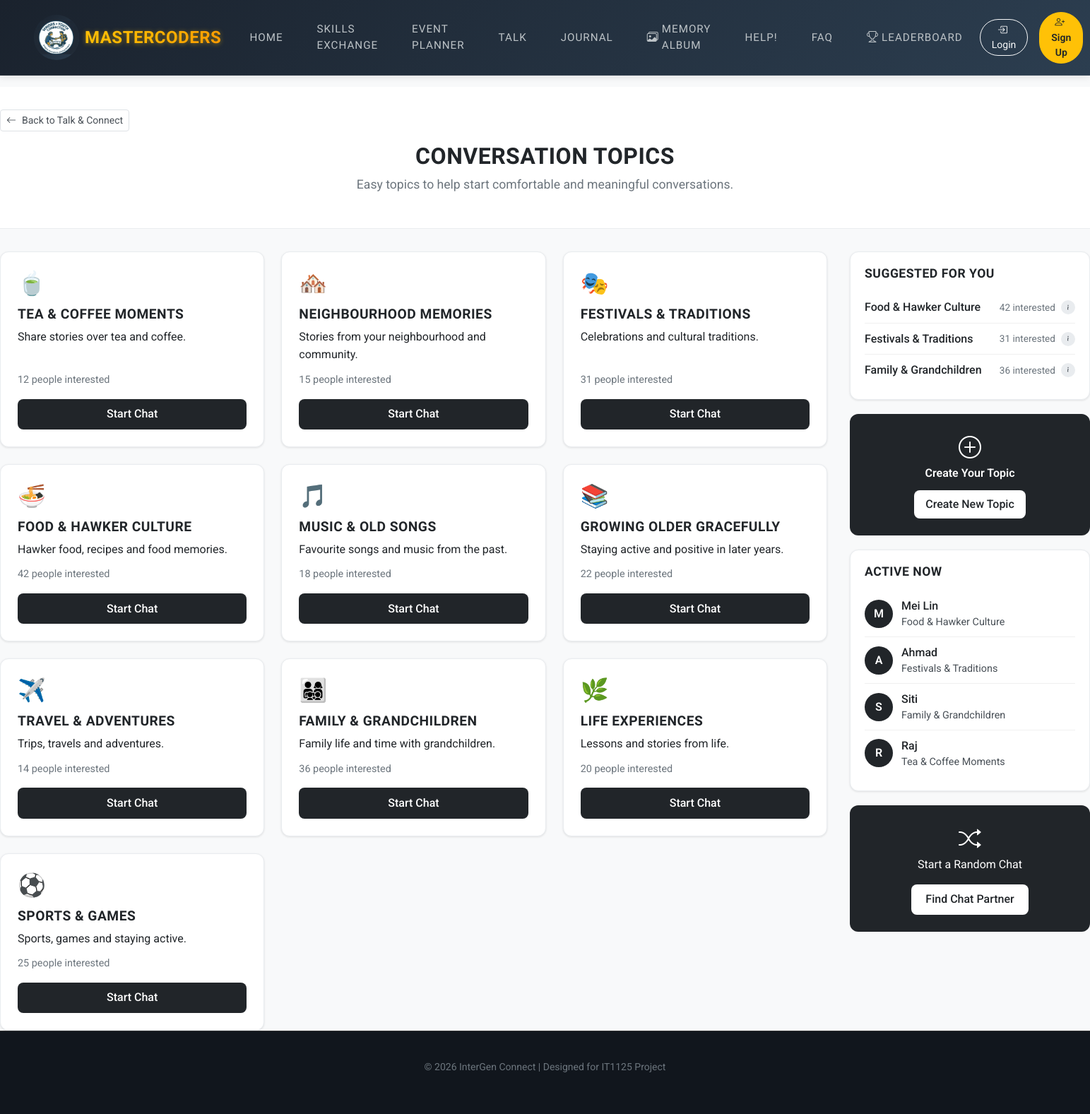
/conversations, run on the app's committed database.
### tables this page shows
CREATE TABLE topics (
            id INTEGER PRIMARY KEY,
            title TEXT,
            description TEXT,
            category TEXT
        );

### app.py (the view)
@app.route('/conversations')
def conversations():
    conn = sqlite3.connect(os.path.join(basedir, "project.db"))
    cursor = conn.cursor()
    cursor.execute("SELECT id, title, description, category FROM topics ORDER BY id ASC")
    rows = cursor.fetchall()
    conn.close()
    topics = []
    for row in rows:
        tid = row[0]
        is_seeded = tid in SEEDED_TOPIC_IDS
        if is_seeded:
            icon = TOPICS.get(tid, {}).get("icon") or DEFAULT_CONVERSATION_ICON
            interest_count = SEEDED_INTEREST.get(tid, 10)
        else:
            icon = DEFAULT_CONVERSATION_ICON
            interest_count = topic_interest.get(tid, 1)
        topics.append({
            "id": tid,
            "title": row[1] or "",
            "description": row[2] or "",
            "category": row[3] or "",
            "icon": icon,
            "interest_count": interest_count,
            "is_user_created": not is_seeded,
        })
    return render_template("conversations.html", topics=topics)

### app.py (called while the page is built)
def get_logged_in_user():
    if 'user_id' in session:
        user = User.query.get(session['user_id'])
        if user is None:
            session.clear()
            return None
        return user
    return None

@app.context_processor
def inject_auth():
    user = get_logged_in_user()
    profile = get_logged_in_profile() if user else None
    notification_count = get_unread_notification_count(user.id) if user else 0
    current_name_style = (profile.name_style or 'default') if profile else 'default'
    return dict(
        current_user=user, current_profile=profile, notification_count=notification_count,
        current_name_style=current_name_style, get_name_style=get_name_style_for_user
    )

### templates/conversations.html (shortened to what this page needs)
{% extends "base.html" %}
{% block content %}
<link rel="stylesheet" href="https://cdn.jsdelivr.net/npm/bootstrap-icons@1.11.0/font/bootstrap-icons.css">
<div class="page-header">
    <div class="d-flex justify-content-between align-items-center mb-3">
        <a href="{{ url_for('talk') }}" class="btn btn-outline-secondary btn-sm">
            <i class="bi bi-arrow-left me-2"></i>Back to Talk & Connect
        </a>
    </div>
    <h1 class="page-title">Conversation Topics</h1>
    <p class="page-subtitle">Easy topics to help start comfortable and meaningful conversations.</p>
</div>
<div class="main-layout">
    <div class="topic-grid">
        {% for topic in topics %}
        <div class="topic-card">
            <span class="topic-icon">{{ topic.icon }}</span>
            <h3 class="topic-card-title">{{ topic.title }}</h3>
            <p class="topic-card-desc">{{ topic.description }}</p>
            <p class="topic-interested">{% if topic.interest_count == 1 %}1 person interested{% else %}{{ topic.interest_count }} people interested{% endif %}</p>
            {% if topic.is_user_created %}
            <span class="btn-start-chat disabled" aria-disabled="true">Start Chat</span>
            <p class="start-chat-helper">Chat will open when another participant joins this topic.</p>
            {% else %}
            <a href="{{ url_for('chat') }}?topic={{ topic.title | urlencode }}" class="btn-start-chat">Start Chat</a>
            {% endif %}
        </div>
        {% endfor %}
    </div>
    <aside class="sidebar">
        <div class="sidebar-box">
            <h3 class="sidebar-box-title">Suggested For You</h3>
            <div class="suggested-row">
                <span class="suggested-name">Food & Hawker Culture</span>
                <span class="suggested-count">42 interested</span>
                <span class="info-circle" data-bs-toggle="tooltip" title="" id="info-suggested" aria-label="Info"><i class="bi bi-info"></i></span>
            </div>
            <div class="suggested-row">
                <span class="suggested-name">Festivals & Traditions</span>
                <span class="suggested-count">31 interested</span>
                <span class="info-circle" aria-label="Info"><i class="bi bi-info"></i></span>
            </div>
            <div class="suggested-row">
                <span class="suggested-name">Family & Grandchildren</span>
                <span class="suggested-count">36 interested</span>
                <span class="info-circle" aria-label="Info"><i class="bi bi-info"></i></span>
            </div>
        </div>
        <div class="create-topic-card">
            <i class="bi bi-plus-circle"></i>
            <p class="create-label">Create Your Topic</p>
            <button type="button" class="btn-create-topic" id="btn-create-topic">Create New Topic</button>
        </div>
        <div class="sidebar-box">
            <h3 class="sidebar-box-title">Active Now</h3>
            <div class="active-person" data-person="mei" data-person-id="mei" data-topic-id="4">
                <div class="avatar-sm">M</div>
                <div class="active-info">
                    <div class="active-name">Mei Lin</div>
                    <div class="active-topic">Food & Hawker Culture</div>
                </div>
            </div>
            <div class="active-person" data-person="ahmad" data-person-id="ahmad" data-topic-id="3">
                <div class="avatar-sm">A</div>
                <div class="active-info">
                    <div class="active-name">Ahmad</div>
                    <div class="active-topic">Festivals & Traditions</div>
                </div>
            </div>
            <div class="active-person" data-person="siti" data-person-id="siti" data-topic-id="8">
                <div class="avatar-sm">S</div>
                <div class="active-info">
                    <div class="active-name">Siti</div>
                    <div class="active-topic">Family & Grandchildren</div>
                </div>
            </div>
            <div class="active-person" data-person="raj" data-person-id="raj" data-topic-id="1">
                <div class="avatar-sm">R</div>
                <div class="active-info">
                    <div class="active-name">Raj</div>
                    <div class="active-topic">Tea & Coffee Moments</div>
                </div>
            </div>
        </div>
        <div class="random-chat-card">
            <i class="bi bi-shuffle"></i>
            <p class="create-label">Start a Random Chat</p>
            <a href="{{ url_for('chat') }}?topic=random" class="btn-random-chat">Find Chat Partner</a>
        </div>
    </aside>
</div>
{% endblock %}

### static/css/styles.css (style rules this page uses)
html { scroll-behavior: smooth; }
body { background-color: #1a222d; color: #f0f0f0; font-family: 'Roboto', sans-serif; min-height: 100vh; display: flex; flex-direction: column; }
h1, h2, h3, h4, h5, .brand-text, .nav-link { font-family: 'Oswald', sans-serif; text-transform: uppercase; letter-spacing: 1px; }
:root { --theme-dark: #1a222d; --theme-darker: #11161d; --theme-accent: #ffc107; --theme-accent-alt: #ff9800; --theme-light-text: #f0f0f0; --theme-muted: #6c757d; --theme-card-text: #1a222d; --theme-font-heading: 'Oswald', sans-serif; --theme-font-body: 'Roboto', sans-serif; }
h1, h2, h3, h4, h5, h6, .font-oswald, .card-title, .page-title, .modal-title, .event-form-page h1, .event-form-page h2, .event-form-page h3, .events-page h1, .events-page h2, .events-page h3, .events-page h4, .side-card-title, .form-section-title, .request-title { font-family: var(--theme-font-heading) !important; font-weight: 600 !important; letter-spacing: 0.5px; }
p, span, label, li, td, th, .form-label, .form-control, .form-select, textarea, .card-text, .modal-body, .request-desc, .request-meta, .event-form-page, .events-page, .detail-page, .journal-page, .faq-page, .create-form-wrapper { font-family: var(--theme-font-body) !important; }

### data on the page
topics: icon "🍵", title "TEA & COFFEE MOMENTS", description "Share stories over tea and coffee.", interest_count "12"
topics: icon "🏘️", title "NEIGHBOURHOOD MEMORIES", description "Stories from your neighbourhood and community.", interest_count "15"
topics: icon "🎭", title "FESTIVALS & TRADITIONS", description "Celebrations and cultural traditions.", interest_count "31"
topics: icon "🍜", title "FOOD & HAWKER CULTURE", description "Hawker food, recipes and food memories.", interest_count "42"
topics: icon "🎵", title "MUSIC & OLD SONGS", description "Favourite songs and music from the past.", interest_count "18"
topics: icon "📚", title "GROWING OLDER GRACEFULLY", description "Staying active and positive in later years.", interest_count "22"
topics: icon "✈️", title "TRAVEL & ADVENTURES", description "Trips, travels and adventures.", interest_count "14"
topics: icon "👨‍👩‍👧‍👦", title "FAMILY & GRANDCHILDREN", description "Family life and time with grandchildren.", interest_count "36"
topics: icon "🌿", title "LIFE EXPERIENCES", description "Lessons and stories from life.", interest_count "20"
topics: icon "⚽", title "SPORTS & GAMES", description "Sports, games and staying active.", interest_count "25"
